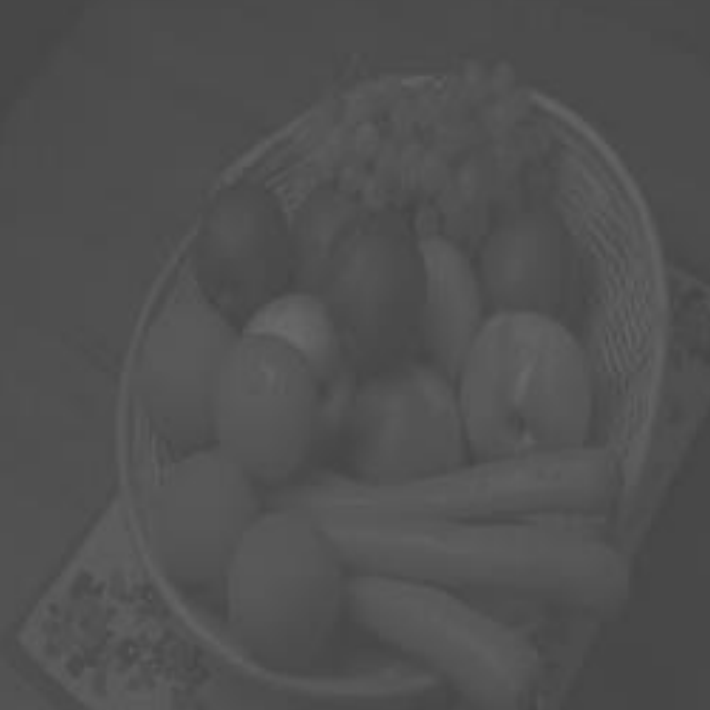
#> input picture low_C.PNG, 710 x 710 px, found by its file name
$ python contrast_S.py
#> lines starting #> are read from the running program, lines starting #| are printed output that depends on the picture
import cv2
import numpy as np

img = cv2.imread('low_C.png')
#> img is the input picture: shape (710, 710, 3); min 68, max 105, mean 80.8
original = img.copy()
xp = [ 50, 96]
fp = [ 0, 255]
x = np.arange(256)
table = np.interp(x, xp, fp).astype('uint8')
img = cv2.LUT(img, table)
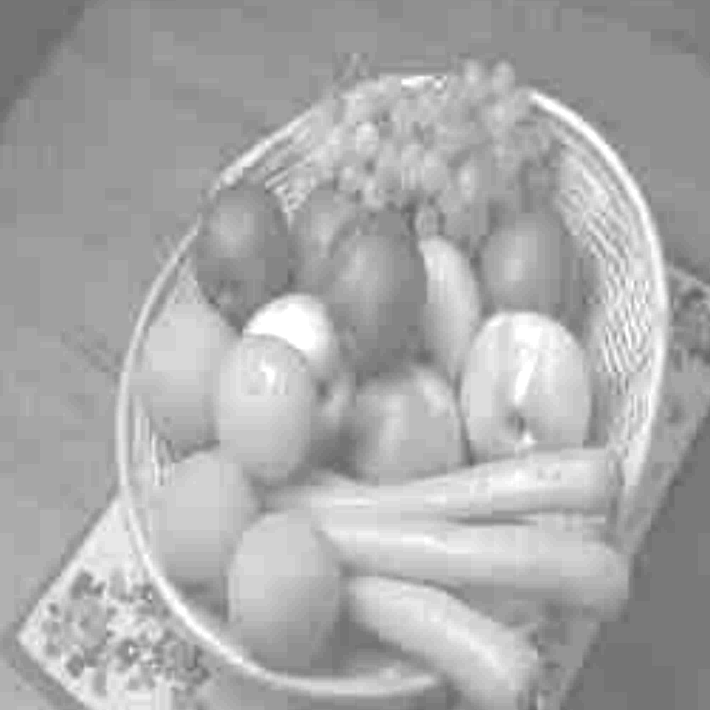
#> img: shape (710, 710, 3); min 99, max 255, mean 170.1
cv2.imshow("original", original)
cv2.imshow("Output", img)
cv2.waitKey(0)
cv2.destroyAllWindows()
